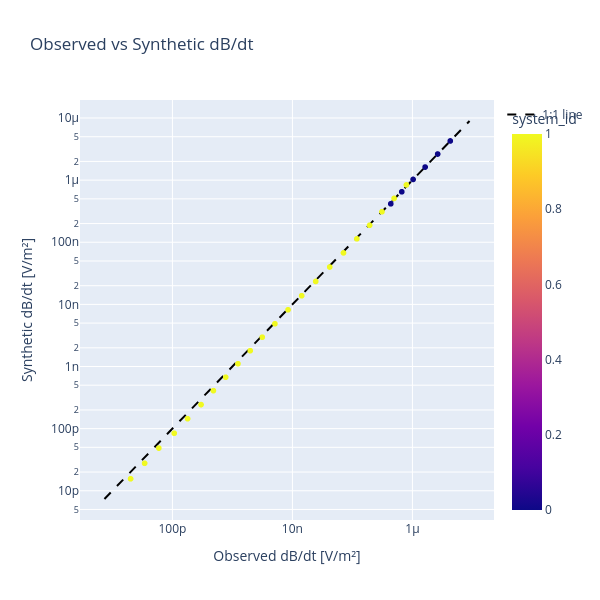

Notebook code cell kept with this figure:
### Code cell
import plotly.express as px
import plotly.graph_objects as go

# Create scatter plot
fig = px.scatter(
    df_res,
    x='dbdt',
    y='dbdt_syn',
    color='system_id',  # Color by system type
    hover_data=['site_id', 'gate_id', 'time'],  # Additional info on hover
    title='Observed vs Synthetic dB/dt',
    labels={
        'dbdt': 'Observed dB/dt [V/m²]',
        'dbdt_syn': 'Synthetic dB/dt [V/m²]'
    }
)

# Add 1:1 line for reference
min_val = min(df_res['dbdt'].min(), df_res['dbdt_syn'].min())
max_val = max(df_res['dbdt'].max(), df_res['dbdt_syn'].max())

fig.add_trace(
    go.Scatter(
        x=[min_val, max_val],
        y=[min_val, max_val],
        mode='lines',
        name='1:1 line',
        line=dict(color='black', dash='dash')
    )
)

# Set log scale for both axes
fig.update_layout(
    xaxis_type="log",
    yaxis_type="log",
    width=600,
    height=600
)

fig.show()

### Figure 1 — Plotly figure (JSON) as saved in the notebook; plotly's stock layout.template omitted (floating-point values rounded to 4 significant figures; data arrays with more than 128 entries replaced by an {"elided": "..."} marker saying what was removed)
{"data": [{"customdata": {"elided": "1530x3 float values"}, "hovertemplate": "Observed dB/dt [V/m²]=%{x}<br>Synthetic dB/dt [V/m²]=%{y}<br>site_id=%{customdata[0]}<br>gate_id=%{customdata[1]}<br>time=%{customdata[2]}<br>system_id=%{marker.color}<extra></extra>", "legendgroup": "", "marker": {"color": {"elided": "1530 int values"}, "coloraxis": "coloraxis", "symbol": "circle"}, "mode": "markers", "name": "", "showlegend": false, "type": "scattergl", "x": {"elided": "1530 float values"}, "xaxis": "x", "y": {"elided": "1530 float values"}, "yaxis": "y"}, {"line": {"color": "black", "dash": "dash"}, "mode": "lines", "name": "1:1 line", "type": "scatter", "x": [7.369e-12, 8.953e-06], "y": [7.369e-12, 8.953e-06]}], "layout": {"coloraxis": {"colorbar": {"title": {"text": "system_id"}}, "colorscale": [[0, "#0d0887"], [0.1111, "#46039f"], [0.2222, "#7201a8"], [0.3333, "#9c179e"], [0.4444, "#bd3786"], [0.5556, "#d8576b"], [0.6667, "#ed7953"], [0.7778, "#fb9f3a"], [0.8889, "#fdca26"], [1, "#f0f921"]]}, "height": 600, "legend": {"tracegroupgap": 0}, "title": {"text": "Observed vs Synthetic dB/dt"}, "width": 600, "xaxis": {"anchor": "y", "domain": [0, 1], "title": {"text": "Observed dB/dt [V/m²]"}, "type": "log"}, "yaxis": {"anchor": "x", "domain": [0, 1], "title": {"text": "Synthetic dB/dt [V/m²]"}, "type": "log"}}}
